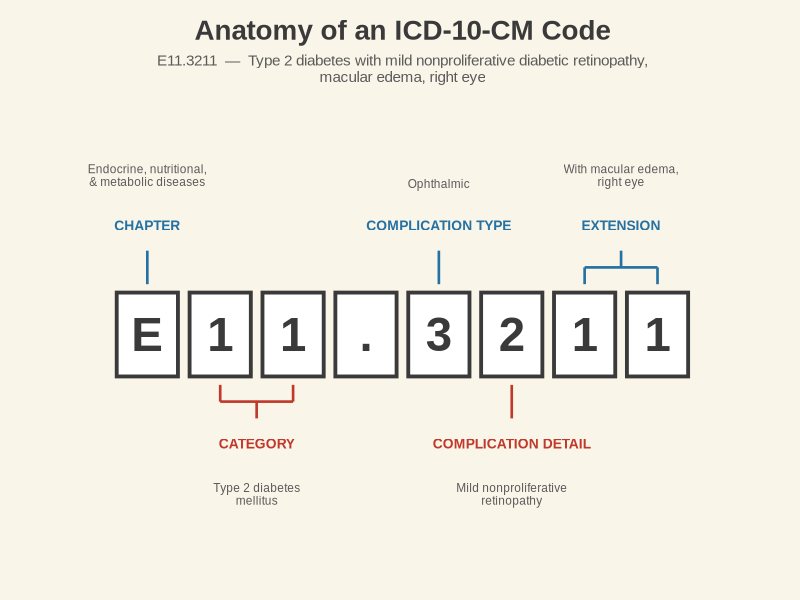
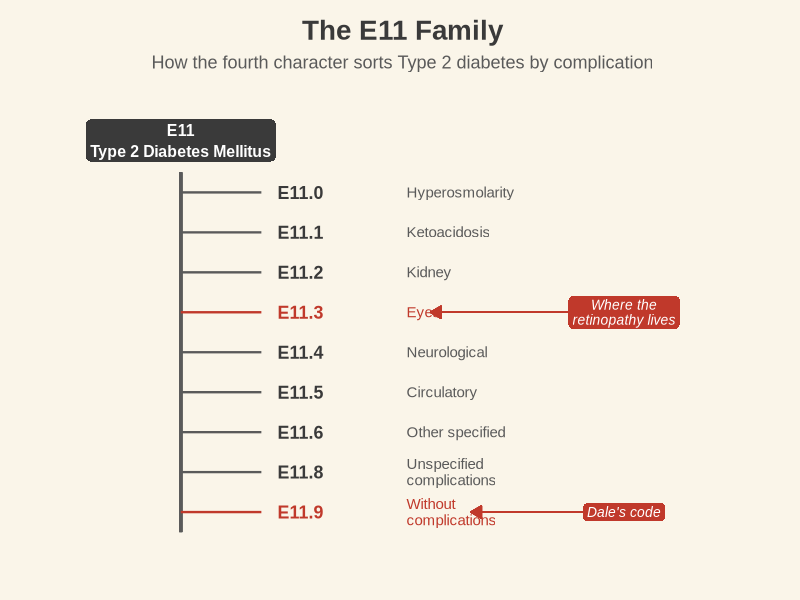
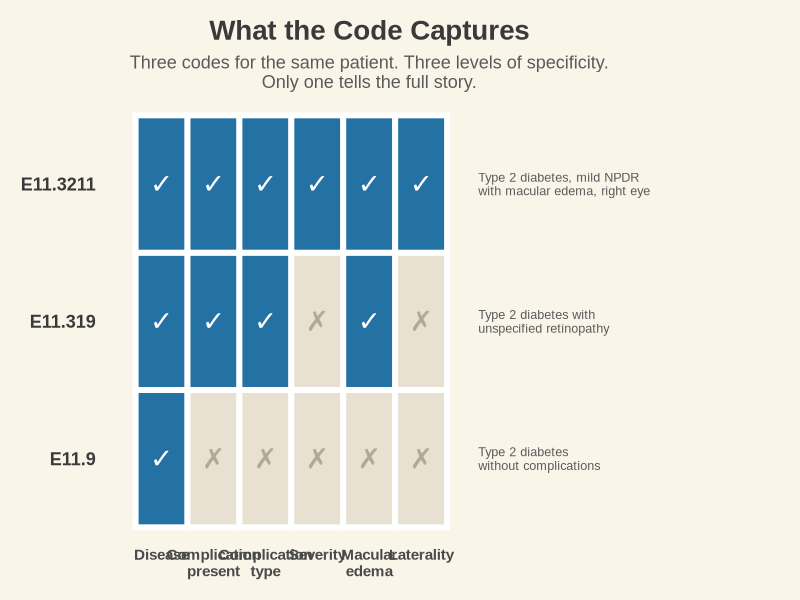
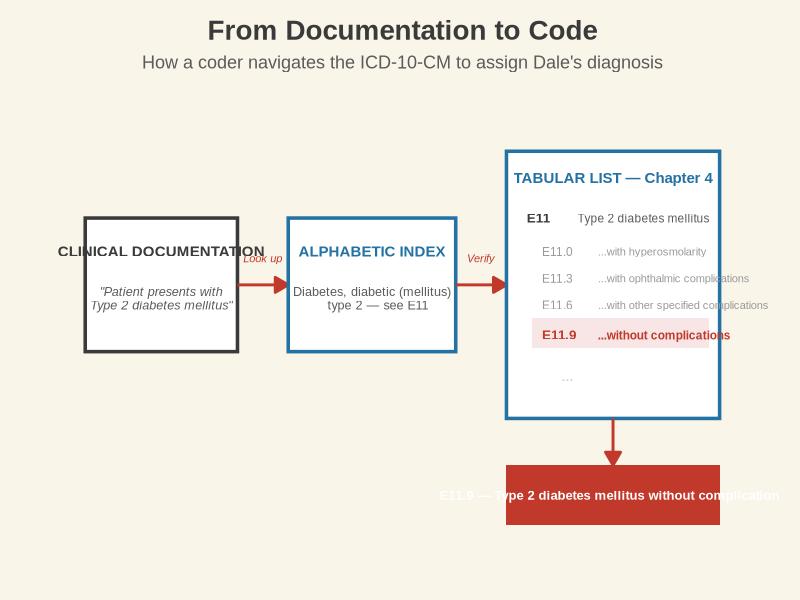
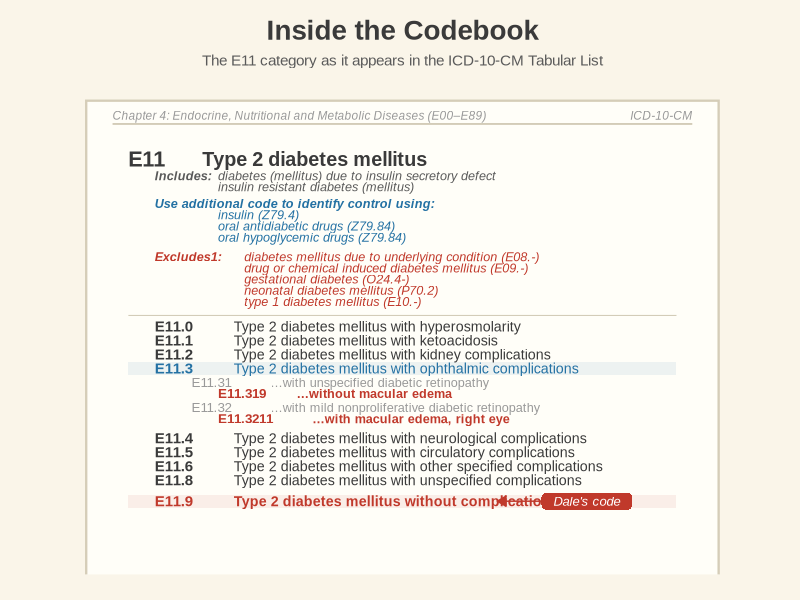

The R script that drew these images, in order:
# Copyright © 2026 Andrew R. Crocker
# Lesson 1: "What's Wrong With You?" — Visual assets
# Notes from the Abstract — Medical Coding Fundamentals
# R code available on GitHub.

library(ggplot2)
library(dplyr)

theme_1950s <- function() {
  theme_minimal(base_family = "Arial", base_size = 14) +
    theme(
      plot.background = element_rect(fill = "#FAF5E9", color = NA),
      panel.background = element_rect(fill = "#FAF5E9", color = NA),
      panel.grid.major = element_line(color = "#E6DECA", linewidth = 0.6),
      panel.grid.minor = element_blank(),
      axis.title = element_text(face = "bold", color = "#3A3A3A"),
      axis.text = element_text(color = "#4A4A4A"),
      plot.title = element_text(face = "bold", size = 20, color = "#3A3A3A"),
      plot.subtitle = element_text(size = 13, color = "#5A5A5A"),
      plot.margin = margin(15, 15, 15, 15),
      legend.position = "none"
    )
}

red <- "#C0392B"
blue <- "#2471A3"
bg <- "#FAF5E9"
dark <- "#3A3A3A"
mid <- "#5A5A5A"
w <- 1456/100
h <- w * 9/16

# CHART 1: Code Anatomy
chars <- data.frame(x = 1:8, char = c("E","1","1",".","3","2","1","1"), stringsAsFactors = FALSE)
p1 <- ggplot() +
  geom_rect(data = chars, aes(xmin = x-0.42, xmax = x+0.42, ymin = -0.5, ymax = 0.5),
            fill = "white", color = dark, linewidth = 1.3) +
  geom_text(data = chars, aes(x = x, y = 0, label = char),
            size = 12, fontface = "bold", color = dark, family = "Arial") +
  geom_segment(aes(x=1,xend=1,y=0.6,yend=1.0), color=blue, linewidth=0.9) +
  annotate("text",x=1,y=1.3,label="CHAPTER",fontface="bold",size=3.5,color=blue,family="Arial") +
  annotate("text",x=1,y=1.9,label="Endocrine, nutritional,\n& metabolic diseases",size=3,color=mid,family="Arial",lineheight=0.9) +
  geom_segment(aes(x=5,xend=5,y=0.6,yend=1.0), color=blue, linewidth=0.9) +
  annotate("text",x=5,y=1.3,label="COMPLICATION TYPE",fontface="bold",size=3.5,color=blue,family="Arial") +
  annotate("text",x=5,y=1.8,label="Ophthalmic",size=3,color=mid,family="Arial") +
  geom_segment(aes(x=7,xend=7,y=0.6,yend=0.8),color=blue,linewidth=0.9) +
  geom_segment(aes(x=8,xend=8,y=0.6,yend=0.8),color=blue,linewidth=0.9) +
  geom_segment(aes(x=7,xend=8,y=0.8,yend=0.8),color=blue,linewidth=0.9) +
  geom_segment(aes(x=7.5,xend=7.5,y=0.8,yend=1.0),color=blue,linewidth=0.9) +
  annotate("text",x=7.5,y=1.3,label="EXTENSION",fontface="bold",size=3.5,color=blue,family="Arial") +
  annotate("text",x=7.5,y=1.9,label="With macular edema,\nright eye",size=3,color=mid,family="Arial",lineheight=0.9) +
  geom_segment(aes(x=2,xend=2,y=-0.6,yend=-0.8),color=red,linewidth=0.9) +
  geom_segment(aes(x=3,xend=3,y=-0.6,yend=-0.8),color=red,linewidth=0.9) +
  geom_segment(aes(x=2,xend=3,y=-0.8,yend=-0.8),color=red,linewidth=0.9) +
  geom_segment(aes(x=2.5,xend=2.5,y=-0.8,yend=-1.0),color=red,linewidth=0.9) +
  annotate("text",x=2.5,y=-1.3,label="CATEGORY",fontface="bold",size=3.5,color=red,family="Arial") +
  annotate("text",x=2.5,y=-1.9,label="Type 2 diabetes\nmellitus",size=3,color=mid,family="Arial",lineheight=0.9) +
  geom_segment(aes(x=6,xend=6,y=-0.6,yend=-1.0),color=red,linewidth=0.9) +
  annotate("text",x=6,y=-1.3,label="COMPLICATION DETAIL",fontface="bold",size=3.5,color=red,family="Arial") +
  annotate("text",x=6,y=-1.9,label="Mild nonproliferative\nretinopathy",size=3,color=mid,family="Arial",lineheight=0.9) +
  labs(title="Anatomy of an ICD-10-CM Code",
       subtitle="E11.3211  \u2014  Type 2 diabetes with mild nonproliferative diabetic retinopathy,\nmacular edema, right eye") +
  coord_cartesian(xlim=c(-0.2,9.2),ylim=c(-2.6,2.6)) +
  theme_1950s() +
  theme(axis.text=element_blank(),axis.title=element_blank(),panel.grid.major=element_blank(),
        plot.title=element_text(hjust=0.5),plot.subtitle=element_text(hjust=0.5,size=11))
ggsave("chart1_code_anatomy.png", p1, width=w, height=h, dpi=100, bg=bg)

# CHART 2: E11 Family Tree
tree_data <- data.frame(
  code=c("E11.0","E11.1","E11.2","E11.3","E11.4","E11.5","E11.6","E11.8","E11.9"),
  label=c("Hyperosmolarity","Ketoacidosis","Kidney","Eyes","Neurological",
          "Circulatory","Other specified","Unspecified\ncomplications","Without\ncomplications"),
  y=9:1, highlight=c(F,F,F,T,F,F,F,F,T), stringsAsFactors=FALSE)
p2 <- ggplot(tree_data) +
  geom_segment(aes(x=2,xend=2,y=0.5,yend=9.5),color=mid,linewidth=1) +
  geom_segment(aes(x=2,xend=3,y=y,yend=y),color=ifelse(tree_data$highlight,red,mid),linewidth=0.8) +
  annotate("label",x=2,y=10.3,label="E11\nType 2 Diabetes Mellitus",size=4,fontface="bold",
           color="white",fill=dark,label.size=0,label.r=unit(0.3,"lines"),lineheight=1.1,family="Arial") +
  geom_text(aes(x=3.2,y=y,label=code),hjust=0,size=4.5,fontface="bold",
            color=ifelse(tree_data$highlight,red,dark),family="Arial") +
  geom_text(aes(x=4.8,y=y,label=label),hjust=0,size=3.8,
            color=ifelse(tree_data$highlight,red,mid),lineheight=0.9,family="Arial") +
  annotate("label",x=7.5,y=1,label="Dale's code",size=3.5,fontface="italic",
           color="white",fill=red,label.size=0,label.r=unit(0.3,"lines"),family="Arial") +
  geom_segment(aes(x=7,xend=5.6,y=1,yend=1),color=red,linewidth=0.5,
               arrow=arrow(length=unit(0.12,"inches"),type="closed")) +
  annotate("label",x=7.5,y=6,label="Where the\nretinopathy lives",size=3.5,fontface="italic",
           color="white",fill=red,label.size=0,label.r=unit(0.3,"lines"),lineheight=0.9,family="Arial") +
  geom_segment(aes(x=7,xend=5.1,y=6,yend=6),color=red,linewidth=0.5,
               arrow=arrow(length=unit(0.12,"inches"),type="closed")) +
  labs(title="The E11 Family",subtitle="How the fourth character sorts Type 2 diabetes by complication") +
  coord_cartesian(xlim=c(0.5,9),ylim=c(0,11.2)) +
  theme_1950s() +
  theme(axis.text=element_blank(),axis.title=element_blank(),panel.grid.major=element_blank(),
        plot.title=element_text(hjust=0.5),plot.subtitle=element_text(hjust=0.5))
ggsave("chart2_e11_tree.png", p2, width=w, height=h, dpi=100, bg=bg)

# CHART 3: Specificity Comparison
spec_data <- data.frame(
  code=rep(c("E11.9","E11.319","E11.3211"),each=6),
  dimension=rep(c("Disease","Complication\npresent","Complication\ntype","Severity","Macular\nedema","Laterality"),3),
  captured=c(1,0,0,0,0,0, 1,1,1,0,1,0, 1,1,1,1,1,1), stringsAsFactors=FALSE)
spec_data$code <- factor(spec_data$code, levels=c("E11.9","E11.319","E11.3211"))
spec_data$dimension <- factor(spec_data$dimension,
  levels=c("Disease","Complication\npresent","Complication\ntype","Severity","Macular\nedema","Laterality"))
p3 <- ggplot(spec_data, aes(x=dimension,y=code)) +
  geom_tile(aes(fill=factor(captured)),color="white",linewidth=2) +
  scale_fill_manual(values=c("0"="#E8E0D0","1"=blue)) +
  geom_text(aes(label=ifelse(captured==1,"\u2713","\u2717")),size=7,
            color=ifelse(spec_data$captured==1,"white","#B0A898"),family="Arial") +
  annotate("text",x=7.1,y=1,label="Type 2 diabetes\nwithout complications",
           hjust=0,size=3.2,color=mid,lineheight=0.9,family="Arial") +
  annotate("text",x=7.1,y=2,label="Type 2 diabetes with\nunspecified retinopathy",
           hjust=0,size=3.2,color=mid,lineheight=0.9,family="Arial") +
  annotate("text",x=7.1,y=3,label="Type 2 diabetes, mild NPDR\nwith macular edema, right eye",
           hjust=0,size=3.2,color=mid,lineheight=0.9,family="Arial") +
  labs(title="What the Code Captures",
       subtitle="Three codes for the same patient. Three levels of specificity.\nOnly one tells the full story.") +
  coord_cartesian(xlim=c(0.5,9.5),clip="off") +
  theme_1950s() +
  theme(axis.text.x=element_text(size=11,face="bold"),
        axis.text.y=element_text(size=13,face="bold",color=dark),
        axis.title=element_blank(),panel.grid.major=element_blank(),
        plot.title=element_text(hjust=0.5),plot.subtitle=element_text(hjust=0.5),
        plot.margin=margin(15,120,15,15))
ggsave("chart3_specificity.png", p3, width=w, height=h, dpi=100, bg=bg)

# CHART 4: Coding Workflow
p4 <- ggplot() +
  # Step 1: Documentation
  geom_rect(aes(xmin=0.5,xmax=3.5,ymin=2.5,ymax=4.5),fill="white",color=dark,linewidth=1.2) +
  annotate("text",x=2,y=4.0,label="CLINICAL DOCUMENTATION",fontface="bold",size=3.8,color=dark,family="Arial") +
  annotate("text",x=2,y=3.3,label='"Patient presents with\nType 2 diabetes mellitus"',
           size=3.2,color=mid,family="Arial",lineheight=0.9,fontface="italic") +
  # Arrow 1-2
  geom_segment(aes(x=3.5,xend=4.5,y=3.5,yend=3.5),color=red,linewidth=1,
               arrow=arrow(length=unit(0.15,"inches"),type="closed")) +
  annotate("text",x=4.0,y=3.9,label="Look up",size=2.8,color=red,fontface="italic",family="Arial") +
  # Step 2: Alphabetic Index
  geom_rect(aes(xmin=4.5,xmax=7.8,ymin=2.5,ymax=4.5),fill="white",color=blue,linewidth=1.2) +
  annotate("text",x=6.15,y=4.0,label="ALPHABETIC INDEX",fontface="bold",size=3.8,color=blue,family="Arial") +
  annotate("text",x=6.15,y=3.3,label="Diabetes, diabetic (mellitus)\n   type 2 \u2014 see E11",
           size=3.2,color=mid,family="Arial",lineheight=0.9) +
  # Arrow 2-3
  geom_segment(aes(x=7.8,xend=8.8,y=3.5,yend=3.5),color=red,linewidth=1,
               arrow=arrow(length=unit(0.15,"inches"),type="closed")) +
  annotate("text",x=8.3,y=3.9,label="Verify",size=2.8,color=red,fontface="italic",family="Arial") +
  # Step 3: Tabular List
  geom_rect(aes(xmin=8.8,xmax=13,ymin=1.5,ymax=5.5),fill="white",color=blue,linewidth=1.2) +
  annotate("text",x=10.9,y=5.1,label="TABULAR LIST \u2014 Chapter 4",fontface="bold",size=3.8,color=blue,family="Arial") +
  annotate("text",x=9.2,y=4.5,label="E11",hjust=0,fontface="bold",size=3.4,color=dark,family="Arial") +
  annotate("text",x=10.2,y=4.5,label="Type 2 diabetes mellitus",hjust=0,size=3,color=mid,family="Arial") +
  annotate("text",x=9.5,y=4.0,label="E11.0",hjust=0,size=3,color="#999999",family="Arial") +
  annotate("text",x=10.6,y=4.0,label="...with hyperosmolarity",hjust=0,size=2.8,color="#999999",family="Arial") +
  annotate("text",x=9.5,y=3.6,label="E11.3",hjust=0,size=3,color="#999999",family="Arial") +
  annotate("text",x=10.6,y=3.6,label="...with ophthalmic complications",hjust=0,size=2.8,color="#999999",family="Arial") +
  annotate("text",x=9.5,y=3.2,label="E11.6",hjust=0,size=3,color="#999999",family="Arial") +
  annotate("text",x=10.6,y=3.2,label="...with other specified complications",hjust=0,size=2.8,color="#999999",family="Arial") +
  geom_rect(aes(xmin=9.3,xmax=12.8,ymin=2.55,ymax=3.0),fill=red,color=NA,alpha=0.12) +
  annotate("text",x=9.5,y=2.75,label="E11.9",hjust=0,fontface="bold",size=3.4,color=red,family="Arial") +
  annotate("text",x=10.6,y=2.75,label="...without complications",hjust=0,fontface="bold",size=3,color=red,family="Arial") +
  annotate("text",x=10.0,y=2.15,label="...",size=4,color="#CCCCCC") +
  # Output arrow
  geom_segment(aes(x=10.9,xend=10.9,y=1.5,yend=0.8),color=red,linewidth=1,
               arrow=arrow(length=unit(0.15,"inches"),type="closed")) +
  # Result
  geom_rect(aes(xmin=8.8,xmax=13,ymin=-0.1,ymax=0.8),fill=red,color=NA) +
  annotate("text",x=10.9,y=0.35,
           label="E11.9 \u2014 Type 2 diabetes mellitus without complications",
           fontface="bold",size=3.3,color="white",family="Arial") +
  labs(title="From Documentation to Code",
       subtitle="How a coder navigates the ICD-10-CM to assign Dale's diagnosis") +
  coord_cartesian(xlim=c(0,13.5),ylim=c(-0.5,6.2)) +
  theme_1950s() +
  theme(axis.text=element_blank(),axis.title=element_blank(),panel.grid.major=element_blank(),
        plot.title=element_text(hjust=0.5),plot.subtitle=element_text(hjust=0.5))
ggsave("chart4_coding_workflow.png", p4, width=w, height=h, dpi=100, bg=bg)

cat("All four charts saved.\n")


# ============================================================
# CHART 5: Inside the Codebook — Simulated Tabular List page
# ============================================================

ls <- 0.48
y_start <- 18.0
ypos <- function(line) y_start - (line * ls)
page_bg <- "#FFFEF8"
light <- "#C8BFA8"
gray <- "#999999"

p5 <- ggplot() +
  geom_rect(aes(xmin = 1, xmax = 13, ymin = -1, ymax = 20),
            fill = page_bg, color = "#D5CDB8", linewidth = 0.8) +
  geom_segment(aes(x = 1.5, xend = 12.5, y = 19.2, yend = 19.2), color = light, linewidth = 0.5) +
  annotate("text", x = 1.5, y = 19.5,
           label = "Chapter 4: Endocrine, Nutritional and Metabolic Diseases (E00\u2013E89)",
           hjust = 0, size = 3, color = gray, family = "Arial", fontface = "italic") +
  annotate("text", x = 12.5, y = 19.5, label = "ICD-10-CM",
           hjust = 1, size = 3, color = gray, family = "Arial", fontface = "italic") +
  # Category header
  annotate("text", x = 1.8, y = ypos(0), label = "E11", hjust = 0, size = 5.5,
           fontface = "bold", color = dark, family = "Arial") +
  annotate("text", x = 3.2, y = ypos(0), label = "Type 2 diabetes mellitus", hjust = 0,
           size = 5, fontface = "bold", color = dark, family = "Arial") +
  # Includes
  annotate("text", x = 2.3, y = ypos(1.2), label = "Includes:", hjust = 0, size = 3.2,
           fontface = "bold.italic", color = mid, family = "Arial") +
  annotate("text", x = 3.5, y = ypos(1.2),
           label = "diabetes (mellitus) due to insulin secretory defect",
           hjust = 0, size = 3.2, color = mid, family = "Arial", fontface = "italic") +
  annotate("text", x = 3.5, y = ypos(2),
           label = "insulin resistant diabetes (mellitus)",
           hjust = 0, size = 3.2, color = mid, family = "Arial", fontface = "italic") +
  # Use additional code
  annotate("text", x = 2.3, y = ypos(3.2),
           label = "Use additional code to identify control using:",
           hjust = 0, size = 3.2, fontface = "bold.italic", color = blue, family = "Arial") +
  annotate("text", x = 3.5, y = ypos(4), label = "insulin (Z79.4)",
           hjust = 0, size = 3.2, color = blue, family = "Arial", fontface = "italic") +
  annotate("text", x = 3.5, y = ypos(4.8), label = "oral antidiabetic drugs (Z79.84)",
           hjust = 0, size = 3.2, color = blue, family = "Arial", fontface = "italic") +
  annotate("text", x = 3.5, y = ypos(5.6), label = "oral hypoglycemic drugs (Z79.84)",
           hjust = 0, size = 3.2, color = blue, family = "Arial", fontface = "italic") +
  # Excludes1
  annotate("text", x = 2.3, y = ypos(7), label = "Excludes1:", hjust = 0, size = 3.2,
           fontface = "bold.italic", color = red, family = "Arial") +
  annotate("text", x = 4.0, y = ypos(7),
           label = "diabetes mellitus due to underlying condition (E08.-)",
           hjust = 0, size = 3.2, color = red, family = "Arial", fontface = "italic") +
  annotate("text", x = 4.0, y = ypos(7.8),
           label = "drug or chemical induced diabetes mellitus (E09.-)",
           hjust = 0, size = 3.2, color = red, family = "Arial", fontface = "italic") +
  annotate("text", x = 4.0, y = ypos(8.6), label = "gestational diabetes (O24.4-)",
           hjust = 0, size = 3.2, color = red, family = "Arial", fontface = "italic") +
  annotate("text", x = 4.0, y = ypos(9.4), label = "neonatal diabetes mellitus (P70.2)",
           hjust = 0, size = 3.2, color = red, family = "Arial", fontface = "italic") +
  annotate("text", x = 4.0, y = ypos(10.2), label = "type 1 diabetes mellitus (E10.-)",
           hjust = 0, size = 3.2, color = red, family = "Arial", fontface = "italic") +
  # Separator
  geom_segment(aes(x = 1.8, xend = 12.2, y = ypos(11.2), yend = ypos(11.2)),
               color = light, linewidth = 0.3) +
  # Subcategories
  annotate("text",x=2.3,y=ypos(12),label="E11.0",hjust=0,size=3.8,fontface="bold",color=dark,family="Arial") +
  annotate("text",x=3.8,y=ypos(12),label="Type 2 diabetes mellitus with hyperosmolarity",hjust=0,size=3.6,color=dark,family="Arial") +
  annotate("text",x=2.3,y=ypos(13),label="E11.1",hjust=0,size=3.8,fontface="bold",color=dark,family="Arial") +
  annotate("text",x=3.8,y=ypos(13),label="Type 2 diabetes mellitus with ketoacidosis",hjust=0,size=3.6,color=dark,family="Arial") +
  annotate("text",x=2.3,y=ypos(14),label="E11.2",hjust=0,size=3.8,fontface="bold",color=dark,family="Arial") +
  annotate("text",x=3.8,y=ypos(14),label="Type 2 diabetes mellitus with kidney complications",hjust=0,size=3.6,color=dark,family="Arial") +
  # E11.3 highlighted
  geom_rect(aes(xmin=1.8,xmax=12.2,ymin=ypos(15)-0.22,ymax=ypos(15)+0.22),fill=blue,alpha=0.08,color=NA) +
  annotate("text",x=2.3,y=ypos(15),label="E11.3",hjust=0,size=3.8,fontface="bold",color=blue,family="Arial") +
  annotate("text",x=3.8,y=ypos(15),label="Type 2 diabetes mellitus with ophthalmic complications",hjust=0,size=3.6,color=blue,family="Arial") +
  # Drill-down
  annotate("text",x=3.0,y=ypos(16),label="E11.31",hjust=0,size=3.4,color=gray,family="Arial") +
  annotate("text",x=4.5,y=ypos(16),label="...with unspecified diabetic retinopathy",hjust=0,size=3.2,color=gray,family="Arial") +
  annotate("text",x=3.5,y=ypos(16.8),label="E11.319",hjust=0,size=3.4,fontface="bold",color=red,family="Arial") +
  annotate("text",x=5.0,y=ypos(16.8),label="...without macular edema",hjust=0,size=3.2,fontface="bold",color=red,family="Arial") +
  annotate("text",x=3.0,y=ypos(17.8),label="E11.32",hjust=0,size=3.4,color=gray,family="Arial") +
  annotate("text",x=4.5,y=ypos(17.8),label="...with mild nonproliferative diabetic retinopathy",hjust=0,size=3.2,color=gray,family="Arial") +
  annotate("text",x=3.5,y=ypos(18.6),label="E11.3211",hjust=0,size=3.4,fontface="bold",color=red,family="Arial") +
  annotate("text",x=5.3,y=ypos(18.6),label="...with macular edema, right eye",hjust=0,size=3.2,fontface="bold",color=red,family="Arial") +
  # Remaining subcategories
  annotate("text",x=2.3,y=ypos(20),label="E11.4",hjust=0,size=3.8,fontface="bold",color=dark,family="Arial") +
  annotate("text",x=3.8,y=ypos(20),label="Type 2 diabetes mellitus with neurological complications",hjust=0,size=3.6,color=dark,family="Arial") +
  annotate("text",x=2.3,y=ypos(21),label="E11.5",hjust=0,size=3.8,fontface="bold",color=dark,family="Arial") +
  annotate("text",x=3.8,y=ypos(21),label="Type 2 diabetes mellitus with circulatory complications",hjust=0,size=3.6,color=dark,family="Arial") +
  annotate("text",x=2.3,y=ypos(22),label="E11.6",hjust=0,size=3.8,fontface="bold",color=dark,family="Arial") +
  annotate("text",x=3.8,y=ypos(22),label="Type 2 diabetes mellitus with other specified complications",hjust=0,size=3.6,color=dark,family="Arial") +
  annotate("text",x=2.3,y=ypos(23),label="E11.8",hjust=0,size=3.8,fontface="bold",color=dark,family="Arial") +
  annotate("text",x=3.8,y=ypos(23),label="Type 2 diabetes mellitus with unspecified complications",hjust=0,size=3.6,color=dark,family="Arial") +
  # E11.9 highlighted
  geom_rect(aes(xmin=1.8,xmax=12.2,ymin=ypos(24.5)-0.22,ymax=ypos(24.5)+0.22),fill=red,alpha=0.08,color=NA) +
  annotate("text",x=2.3,y=ypos(24.5),label="E11.9",hjust=0,size=3.8,fontface="bold",color=red,family="Arial") +
  annotate("text",x=3.8,y=ypos(24.5),label="Type 2 diabetes mellitus without complications",hjust=0,size=3.6,fontface="bold",color=red,family="Arial") +
  annotate("label",x=10.5,y=ypos(24.5),label="  Dale's code  ",size=3.3,fontface="italic",
           color="white",fill=red,label.size=0,label.r=unit(0.3,"lines"),family="Arial") +
  geom_segment(aes(x=9.8,xend=8.8,y=ypos(24.5),yend=ypos(24.5)),color=red,linewidth=0.5,
               arrow=arrow(length=unit(0.1,"inches"),type="closed")) +
  labs(title="Inside the Codebook",
       subtitle="The E11 category as it appears in the ICD-10-CM Tabular List") +
  coord_cartesian(xlim=c(0.5,13.5),ylim=c(4.5,20)) +
  theme_1950s() +
  theme(axis.text=element_blank(),axis.title=element_blank(),panel.grid.major=element_blank(),
        plot.title=element_text(hjust=0.5),plot.subtitle=element_text(hjust=0.5,size=11))

ggsave("chart5_codebook_page.png", p5, width=w, height=h, dpi=100, bg=bg)

cat("Chart 5 (codebook page) saved.\n")
